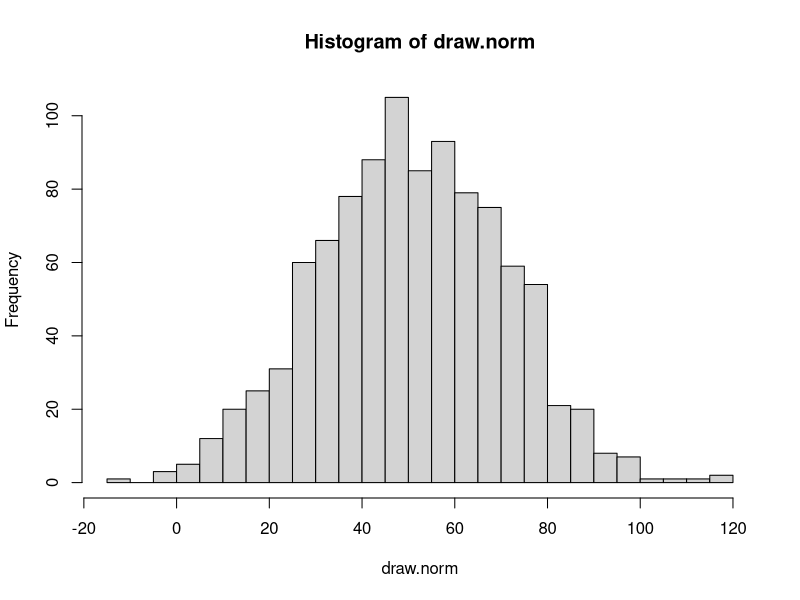
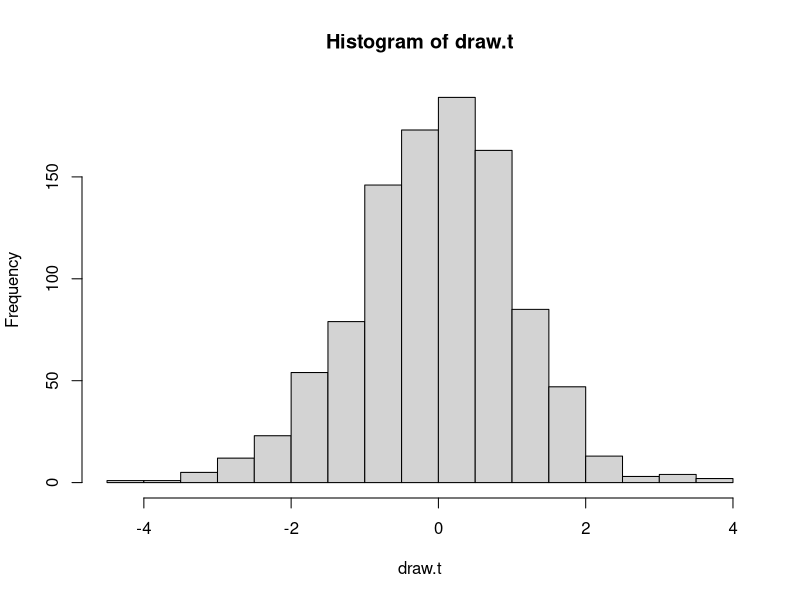
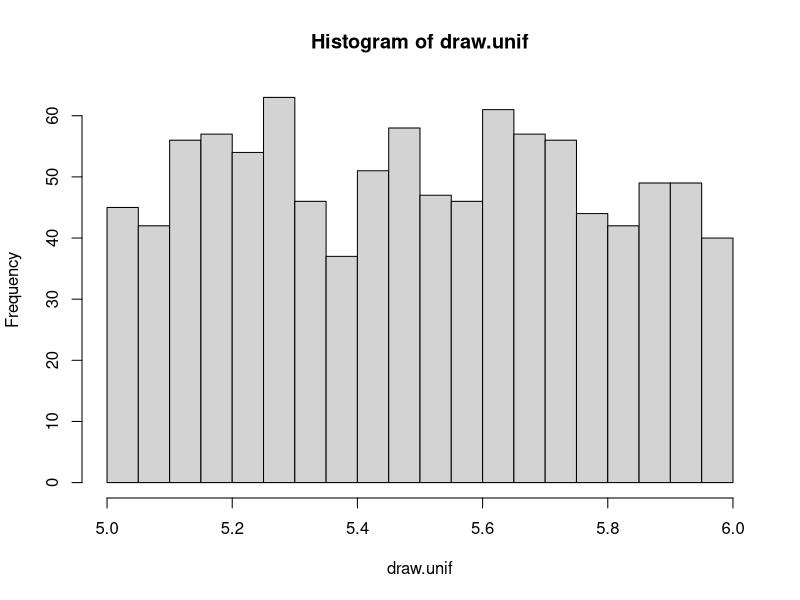
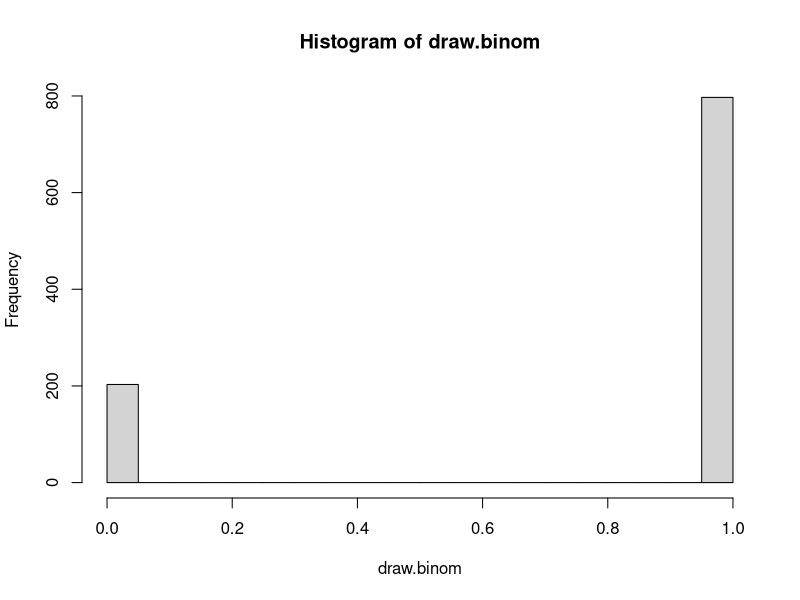
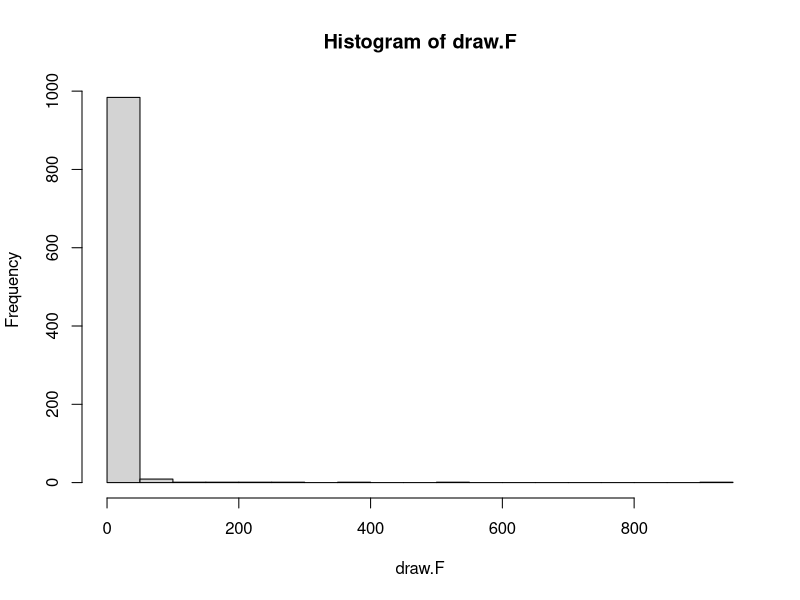
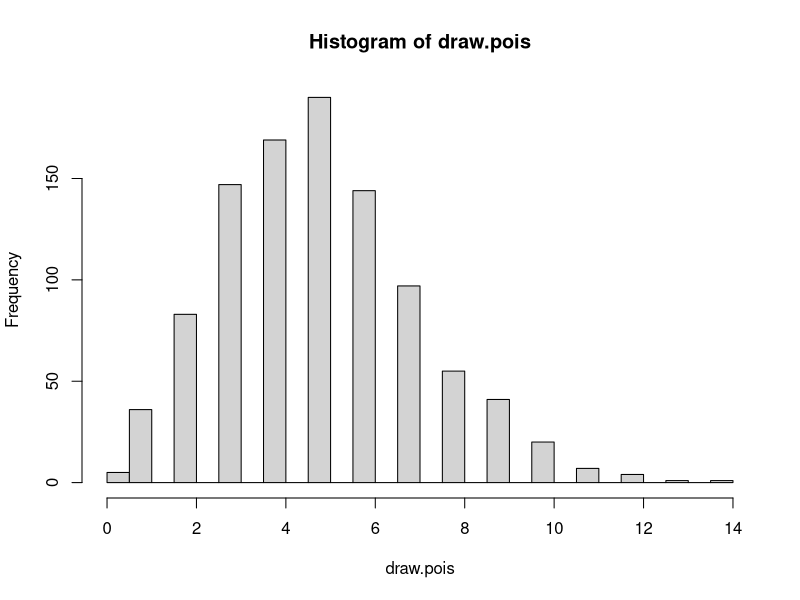

These figures' R source, in order:
## ---- chunk 1
set.seed(123)
## ---- chunk 2
set.seed(seed = 123)
## ---- chunk 3
set.seed(123)
## ---- chunk 4
draw1 <- rnorm(n = 10)
## ---- chunk 5
args(rnorm)
## ---- chunk 6
mean(draw1)
sd(draw1)
## ---- chunk 7
draw2 <- rnorm(n=1000)
## ---- chunk 8
means <- c(0, mean(draw1), mean(draw2))
sds <- c(1, sd(draw1), sd(draw2))
n <- c(Inf, 10, 1000)
result <- data.frame(n=n, mean=means, sd=sds)
row.names(result) <- c("population", "draw1", "draw2")
result
## ---- chunk 9
round(result, 3)
## ---- chunk 10
set.seed(125)
draw1b <- rnorm(10)
draw2b <- rnorm(1000)
means <- c(0, mean(draw1b), mean(draw2b))
sds <- c(1, sd(draw1b), sd(draw2b))
result <- data.frame(n=n, mean=means, sd=sds)
row.names(result) <- c("population", "draw1 (seed=125)", "draw2 (seed=125)")
round(result, 3)
## ---- chunk 11
set.seed(123)
## ---- chunk 12
draw3 <- rnorm(n=10)
draw4 <- rnorm(n=1000)
## ---- chunk 13
draw5 <- rnorm(22, 8, sqrt(144)) #square root of 144 
## ---- chunk 14
all.equal(draw1, draw3)
all.equal(draw2, draw4)
## ---- chunk 15
set.seed(123)
draw4 <- rnorm(1000)
draw3 <- rnorm(10)
all.equal(draw1, draw3)
all.equal(draw2, draw4)
## ---- chunk 16
cbind(draw1[1:10], draw4[1:10])
## ---- chunk 17
draw5b <- rnorm(22, 8, sqrt(144))
all.equal(draw5, draw5b)
## ---- chunk 18
draw.norm <- rnorm(1000, mean = 50, sd = 20)
draw.t <- rt(1000, df = 11)
draw.unif <- runif(1000, min = 5, max = 6)
draw.binom <- rbinom(1000, size = 1, prob = .8)
draw.F <- rf(1000, df1 = 1, df2 = 2)
draw.pois <- rpois(1000, lambda = 5)
## ---- chunk 19
data <- data.frame(normal = draw.norm, 
                   t = draw.t, 
                   uniform = draw.unif, 
                   binomial = draw.binom,
                   Fdistr = draw.F,
                   poisson = draw.pois)
summary(data)
## ---- chunk 20
hist(draw.norm, breaks = 25)
hist(draw.t, breaks = 25)
hist(draw.unif, breaks = 25)
hist(draw.binom, breaks = 25)
hist(draw.F, breaks = 25)
hist(draw.pois, breaks = 25)
## ---- chunk 21
#you need function rmvnorm from package mvtnorm
sigma <- matrix(c(1, .8, .8, 1), nrow = 2, ncol = 2) #variance/covariance matrix
data <- mvtnorm::rmvnorm(n = 1000, sigma = sigma, mean = c(5, 5))
colMeans(data)
var(data)
